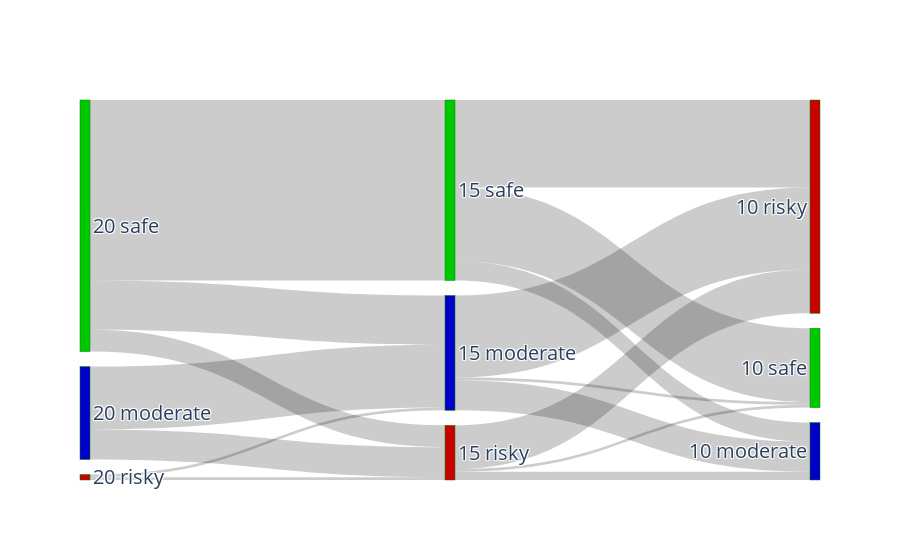

Source (notebook cell):
### Markdown cell above
### Plot flows

### Code cell
transitions = make_sankey_transitions(sankey_data)
fl_index_mapping, fl_color_mapping, links = process_sankey_transitions(
    transitions)

fig = go.Figure(data=[go.Sankey(
    arrangement='snap',
    node=dict(
        pad=15,
        thickness=10,
        line=dict(color="green", width=0.5),
        label=list(fl_index_mapping.keys()),
        customdata=list(fl_index_mapping.keys()),
        hovertemplate='%{customdata} has total value %{value}<extra></extra>',
        color=list(fl_color_mapping.values())
    ),
    link=dict(
        arrowlen=0,
        source=links[0],
        target=links[1],
        value=links[2],
        hovertemplate=' ',
    ))])

fig.update_layout(font_size=20)

### Figure 1 — Plotly figure (JSON) as saved in the notebook; plotly's stock layout.template omitted (floating-point values rounded to 4 significant figures)
{"data": [{"arrangement": "snap", "link": {"arrowlen": 0, "hovertemplate": " ", "source": [2, 2, 2, 1, 1, 1, 0, 0, 0, 5, 5, 5, 4, 4, 4, 3, 3, 3], "target": [5, 4, 3, 5, 4, 3, 5, 4, 3, 8, 7, 6, 8, 7, 6, 8, 7, 6], "value": [23, 11, 0, 1, 1, 0, 18, 8, 66, 11, 30, 1, 3, 16, 1, 7, 32, 27]}, "node": {"color": ["rgb(0, 200, 0)", "rgb(200, 0, 0)", "rgb(0, 0, 200)", "rgb(0, 200, 0)", "rgb(200, 0, 0)", "rgb(0, 0, 200)", "rgb(0, 200, 0)", "rgb(200, 0, 0)", "rgb(0, 0, 200)"], "customdata": ["20 safe", "20 risky", "20 moderate", "15 safe", "15 risky", "15 moderate", "10 safe", "10 risky", "10 moderate"], "hovertemplate": "%{customdata} has total value %{value}<extra></extra>", "label": ["20 safe", "20 risky", "20 moderate", "15 safe", "15 risky", "15 moderate", "10 safe", "10 risky", "10 moderate"], "line": {"color": "green", "width": 0.5}, "pad": 15, "thickness": 10}, "type": "sankey"}], "layout": {"font": {"size": 20}}}
